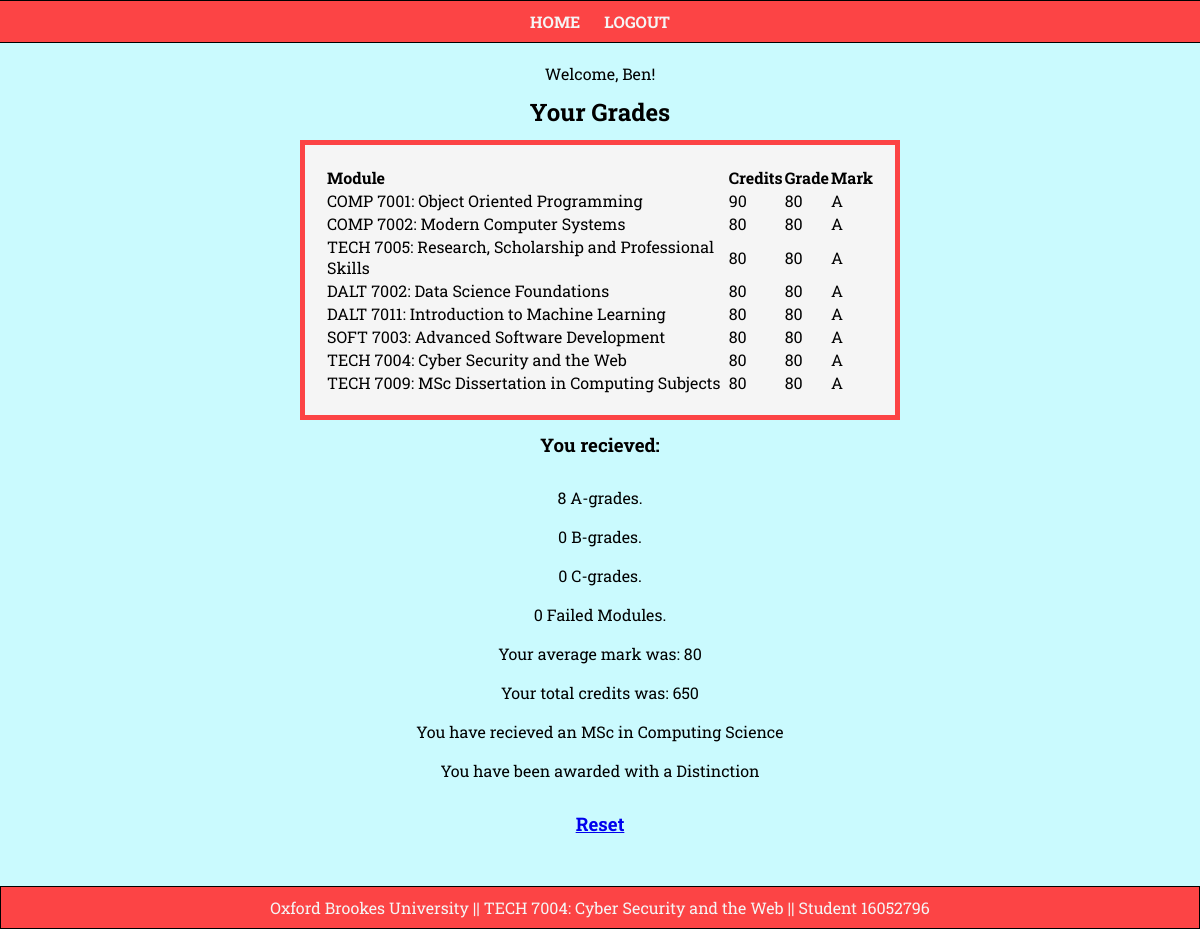
Screenshot of /index.php (signed in) with the database file from the repository.
### tables this page shows
CREATE TABLE `grades` (
  `studentID` int(10) NOT NULL,
  `comp7001Grades` int(3) NOT NULL,
  `comp7001Credits` int(2) NOT NULL,
  `comp7001Mark` char(1) NOT NULL,
  `comp7002Grades` int(3) NOT NULL,
  `comp7002Credits` int(2) NOT NULL,
  `comp7002Mark` char(1) NOT NULL,
  `tech7005Grades` int(3) NOT NULL,
  `tech7005Credits` int(2) NOT NULL,
  `tech7005Mark` char(1) NOT NULL,
  `dalt7002Grades` int(3) NOT NULL,
  `dalt7002Credits` int(2) NOT NULL,
  `dalt7002Mark` char(1) NOT NULL,
  `dalt7011Grades` int(3) NOT NULL,
  `dalt7011Credits` int(2) NOT NULL,
  `dalt7011Mark` char(1) NOT NULL,
  `soft7003Grades` int(3) NOT NULL,
  `soft7003Credits` int(2) NOT NULL,
  `soft7003Mark` char(1) NOT NULL,
  `tech7004Grades` int(3) NOT NULL,
  `tech7004Credits` int(2) NOT NULL,
  `tech7004Mark` char(1) NOT NULL,
  `tech7009Grades` int(3) NOT NULL,
  `tech7009Credits` int(2) NOT NULL,
  `tech7009Mark` char(1) NOT NULL,
  `totalCredits` int(11) NOT NULL,
  `averageGrade` int(11) NOT NULL,
  `numAMark` int(1) NOT NULL,
  `numBMark` int(1) NOT NULL,
  `numCMark` int(1) NOT NULL,
  `numFMark` int(1) NOT NULL
);

### gradeTable.php (the view, shortened to what this page needs)
<?php
include("functions/db_login.php");
$connection = mysqli_connect($db_host, $db_username, $db_password, $db_database);
echo '<h2>Your Grades</h2>';
$statement = $connection->prepare("SELECT comp7001Grades, comp7001Credits,comp7001Mark,comp7002Grades,comp7002Credits, comp7002Mark,tech7005Grades,tech7005Credits,tech7005Mark, dalt7002Grades,dalt7002Credits,dalt7002Mark,dalt7011Grades, dalt7011Credits,dalt7011Mark,soft7003Grades,soft7003Credits,soft7003Mark,tech7004Grades,tech7004Credits,tech7004Mark, tech7009Grades,tech7009Credits,tech7009Mark,totalCredits,averageGrade,numAMark,numBMark,numCMark,numFMark FROM grades WHERE studentID=?");
$statement->bind_param("i",$UID);
$statement->execute();
$result = $statement->get_result();
$data = $result->fetch_assoc();
echo '<table>';
    echo '<thead>';
        echo '<tr>';
            echo '<th>Module</th>';
            echo '<th>Credits</th>';
            echo '<th>Grade</th>';
            echo '<th>Mark</th>';
        echo '</tr>';
    echo '</thead>';
    echo '<tbody>';
        echo '<tr>';
            echo '<td>COMP 7001: Object Oriented Programming</td>';
            if ($data['comp7001Mark'] == 'F'){
                echo '<td>No credits awarded<br></td>';
            } else {
                echo '<td>'.$data['comp7001Credits'].'<br></td>';
            }
            echo '<td>'.$data['comp7001Grades'].'<br></td>';
            echo '<td>'.$data['comp7001Mark'].'<br></td>';
        echo '</tr>';
        echo '<tr>';
            echo '<td>COMP 7002: Modern Computer Systems</td>';
            if ($data['comp7002Mark'] == 'F'){
                echo '<td>No credits awarded<br></td>';
            } else {
                echo '<td>'.$data['comp7002Credits'].'<br></td>';
            }
            echo '<td>'.$data['comp7002Grades'].'<br></td>';
            echo '<td>'.$data['comp7002Mark'].'<br></td>';
        echo '</tr>';
        echo '<tr>';
            echo '<td>TECH 7005: Research, Scholarship and Professional Skills</td>';
            if ($data['tech7005Mark'] == 'F'){
                echo '<td>No credits awarded<br></td>';
            } else {
                echo '<td>'.$data['tech7005Credits'].'<br></td>';
            }
            echo '<td>'.$data['tech7005Grades'].'<br></td>';
            echo '<td>'.$data['tech7005Mark'].'<br></td>';
        echo '</tr>';
        echo '<tr>';
            echo '<td>DALT 7002: Data Science Foundations</td>';
            if ($data['dalt7002Mark'] == 'F'){
                echo '<td>No credits awarded<br></td>';
            } else {
                echo '<td>'.$data['dalt7002Credits'].'<br></td>';
            }
            echo '<td>'.$data['dalt7002Grades'].'<br></td>';
            echo '<td>'.$data['dalt7002Mark'].'<br></td>';
        echo '</tr>';
        echo '<tr>';
            echo '<td>DALT 7011: Introduction to Machine Learning</td>';
            if ($data['dalt7011Mark'] == 'F'){
                echo '<td>No credits awarded<br></td>';
            } else {
                echo '<td>'.$data['dalt7011Credits'].'<br></td>';
            }
            echo '<td>'.$data['dalt7011Grades'].'<br></td>';
            echo '<td>'.$data['tech7005Mark'].'<br></td>';
        echo '</tr>';
        echo '<tr>';
            echo '<td>SOFT 7003: Advanced Software Development</td>';
            if ($data['soft7003Mark'] == 'F'){
                echo '<td>No credits awarded<br></td>';
            } else {
                echo '<td>'.$data['soft7003Credits'].'<br></td>';
            }
            echo '<td>'.$data['soft7003Grades'].'<br></td>';
            echo '<td>'.$data['soft7003Mark'].'<br></td>';
        echo '</tr>';
        echo '<tr>';
            echo '<td>TECH 7004: Cyber Security and the Web</td>';
            if ($data['tech7004Mark'] == 'F'){
                echo '<td>No credits awarded<br></td>';
            } else {
                echo '<td>'.$data['tech7004Credits'].'<br></td>';
            }
            echo '<td>'.$data['tech7004Grades'].'<br></td>';
            echo '<td>'.$data['tech7004Mark'].'<br></td>';
        echo '</tr>';
        echo '<tr>';
            echo '<td>TECH 7009: MSc Dissertation in Computing Subjects</td>';
            if ($data['tech7009Mark'] == 'F'){
                echo '<td>No credits awarded<br></td>';
            } else {
                echo '<td>'.$data['tech7009Credits'].'<br></td>';
            }
            echo '<td>'.$data['tech7009Grades'].'<br></td>';
            echo '<td>'.$data['tech7009Mark'].'<br></td>';
        echo '</tr>';
    echo '</tbody>';
echo '</table>';
echo "<h3>You recieved:</h3>";
echo "<br>";
echo "<p>".$data['numAMark']." A-grades.</p>";
echo "<br>";
echo "<p>".$data['numBMark']." B-grades.</p>";
echo "<br>";
echo "<p>".$data['numCMark']." C-grades.</p>";
echo "<br>";
echo "<p>".$data['numFMark']." Failed Modules.</p>";
echo "<br>";
echo "<p>"."Your average mark was: ".$data['averageGrade']."</p>";
echo "<br>";
echo "<p>"."Your total credits was: ".$data['totalCredits']."</p>";
echo "<br>";
if ($data['totalCredits'] >= 180){
    echo "<p>"."You have recieved an MSc in Computing Science"."</p>";
    echo "<br>";
} else if ($data['totalCredits'] >= 120) {
    echo "<p>"."You have recieved a: PG Diploma in Computing Science"."</p>";
    echo "<br>";
} else {
    echo "<p>"."You have not been awarded any qualification"."</p>";
    echo "<br>";
}
if ($data['averageGrade']>=70 && $data['tech7009Grades']>=68){
    echo "<p>"."You have been awarded with a Distinction"."</p>";
    echo "<br>";
} else if ($data['averageGrade']>=70 && $data['tech7009Grades']<=58){
    echo "<p>"."You have been awarded with a Merit"."</p>";
    echo "<br>";
} else if ($data['averageGrade']>=60 && $data['tech7009Grades']>=58){
    echo "<p>"."You have been awarded with a Merit"."</p>";
    echo "<br>";
} else if ($data['averageGrade']<60){
    echo "<p>"."You have been awarded with a Pass"."</p>";
    echo "<br>";
}
echo '<h3><a href="functions/reset.php">Reset</a></h3>';
?>

### index.php (shortened to what this page needs)
<!DOCTYPE html>
<html lang="en">
<head>
    <link href="/css/style.css" rel="stylesheet">
</head>
<?php
include("header.php");
?>
<body>
<main>
    <section>
<?php
if ($_SESSION['loginstatus'] == true){
    echo "<p>Welcome, ".$_SESSION['name']."!</p>";
    include("moduleChecker.php");
} else {
    echo "<h1>Module Checker</h1>";
    echo "<p>Please log in to continue</p>";
}
?>
<br>
    </section>
</main>
<?php
include("footer.php");
?>
</body>
</html>

### header.php (shortened to what this page needs)
<header>
    <nav>
        <ul>
            <li>
                <a href="index.php">Home</a>
            </li>
            <?php
            if ($_SESSION["loginstatus"]== true){
                echo '<li>';
                echo '<a href="functions/logout.php">Logout</a>';
                echo '</li>';
            } ?>
        </ul>
    </nav>
</header>

### moduleChecker.php (shortened to what this page needs)
<?php
include("functions/db_login.php");
$connection = mysqli_connect($db_host, $db_username, $db_password, $db_database);
$statement = $connection->prepare("SELECT * FROM grades WHERE studentID=?");
$statement->bind_param("i",$UID);
$UID = $_SESSION['UID'];
$statement->execute();
$result = $statement->get_result();
$data = $result->fetch_assoc();
if (is_null($data)){
echo '<h2>Grade Checker</h2>';
echo '<h3>Please enter your grades here</h3>';
echo '<script src="js/validateForm.js"></script>';
echo '<form class="gradeChecker" id="gradeChecker" action="functions/gradeCheck.php" onsubmit="return validateGradeForm()" method="POST">';
echo '<table>';
    echo '<thead>';
        echo '<tr>';
            echo '<th>Module</th>';
            echo '<th>Credits</th>';
            echo '<th>Grade</th>';
        echo '</tr>';
    echo '</thead>';
    echo '<tbody>';
        echo '<tr>';
            echo '<td>COMP 7001: Object Oriented Programming</td>';
            echo '<td><input type="text" form="gradeChecker" name = "comp7001-credits" placeholder="10, 20, 60"><br></td>';
            echo '<td><input type="text" form="gradeChecker" name = "comp7001-grades" placeholder="1-100"><br></td>';
        echo '</tr>';
        echo '<tr>';
            echo '<td>COMP 7002: Modern Computer Systems</td>';
            echo '<td><input type="text" form="gradeChecker" name = "comp7002-credits" placeholder="10, 20, 60"><br></td>';
            echo '<td><input type="text" form="gradeChecker" name = "comp7002-grades" placeholder="1-100"><br></td>';
        echo '</tr>';
        echo '<tr>';
            echo '<td>TECH 7005: Research, Scholarship and Professional Skills</td>';
            echo '<td><input type="text" form="gradeChecker" name = "tech7005-credits" placeholder="10, 20, 60"><br></td>';
            echo '<td><input type="text" form="gradeChecker" name = "tech7005-grades" placeholder="1-100"><br></td>';
        echo '</tr>';
        echo '<tr>';
            echo '<td>DALT 7002: Data Science Foundations</td>';
            echo '<td><input type="text" form="gradeChecker" name = "dalt7002-credits" placeholder="10, 20, 60"><br></td>';
            echo '<td><input type="text" form="gradeChecker" name = "dalt7002-grades" placeholder="1-100"><br></td>';
        echo '</tr>';
        echo '<tr>';
            echo '<td>DALT 7011: Introduction to Machine Learning</td>';
            echo '<td><input type="text" form="gradeChecker" name = "dalt7011-credits" placeholder="10, 20, 60"><br></td>';
            echo '<td><input type="text" form="gradeChecker" name = "dalt7011-grades" placeholder="1-100"><br></td>';
        echo '</tr>';
        echo '<tr>';
            echo '<td>SOFT 7003: Advanced Software Development</td>';
            echo '<td><input type="text" form="gradeChecker" name = "soft7003-credits" placeholder="10, 20, 60"><br></td>';
            echo '<td><input type="text" form="gradeChecker" name = "soft7003-grades" placeholder="1-100"><br></td>';
        echo '</tr>';
        echo '<tr>';
            echo '<td>TECH 7004: Cyber Security and the Web</td>';
            echo '<td><input type="text" form="gradeChecker" name = "tech7004-credits" placeholder="10, 20, 60"><br></td>';
            echo '<td><input type="text" form="gradeChecker" name = "tech7004-grades" placeholder="1-100"><br></td>';
        echo '</tr>';
        echo '<tr>';
            echo '<td>TECH 7009: MSc Dissertation in Computing Subjects</td>';
            echo '<td><input type="text" form="gradeChecker" name = "tech7009-credits" placeholder="10, 20, 60"><br></td>';
            echo '<td><input type="text" form="gradeChecker" name = "tech7009-grades" placeholder="1-100"><br></td>';
        echo '</tr>';
    echo '</tbody>';
echo '</table>';
echo '<input type="submit" form="gradeChecker" name="submit" value="Submit"><br/>';
} else {
    include("gradeTable.php");
}
?>

### footer.php
<footer>
<p>Oxford Brookes University || TECH 7004: Cyber Security and the Web || Student 16052796</p>
</footer>

### css/style.css (style rules this page uses)
* { margin: 0; padding: 0; }
body { background-color: #cafafe; min-height: 100vh; display: flex; flex-direction: column; }
h1,h2,h3,h4,h5,h6 { font-family: 'Roboto Slab', serif; text-align: center; padding-top: 2%; padding-bottom: 2%; }
p,a { font-family: 'Roboto Slab', serif; }
nav { border: 1px solid black; border-width: 1px 0; list-style:none; margin: 0; padding: 0; text-align: center; background-color: #fc4445; }
nav li { display: inline; }
nav a { display: inline-block; padding: 10px; color: whitesmoke; text-transform: uppercase; text-decoration: none; font-weight: bolder; }
section { margin: auto; width: 50%; height: 50%; padding: 20px; text-align: center; }
table { margin: auto; width: 100%; height: 50%; padding: 20px; text-align: left; font-family: 'Roboto Slab', serif; background-color: whitesmoke; border: 5px solid #fc4445; }
footer { height: 100%; border: 1px solid black; margin-top: auto; padding: 10px; text-align: center; background-color: #fc4445; }
footer p { color: whitesmoke; }

### rows the page displays
grades: comp7001Credits "90", comp7001Grades "80", comp7001Mark "A", comp7002Credits "80", comp7002Grades "80", comp7002Mark "A", tech7005Credits "80", tech7005Grades "80", tech7005Mark "A", dalt7002Credits "80", dalt7002Grades "80", dalt7002Mark "A", dalt7011Credits "80", dalt7011Grades "80", soft7003Credits "80", soft7003Grades "80", soft7003Mark "A", tech7004Credits "80", tech7004Grades "80", tech7004Mark "A", tech7009Credits "80", tech7009Grades "80", tech7009Mark "A", numAMark "8", numBMark "0", numCMark "0", numFMark "0", averageGrade "80", totalCredits "650"

### other values shown
$_SESSION['name'] "Ben"
